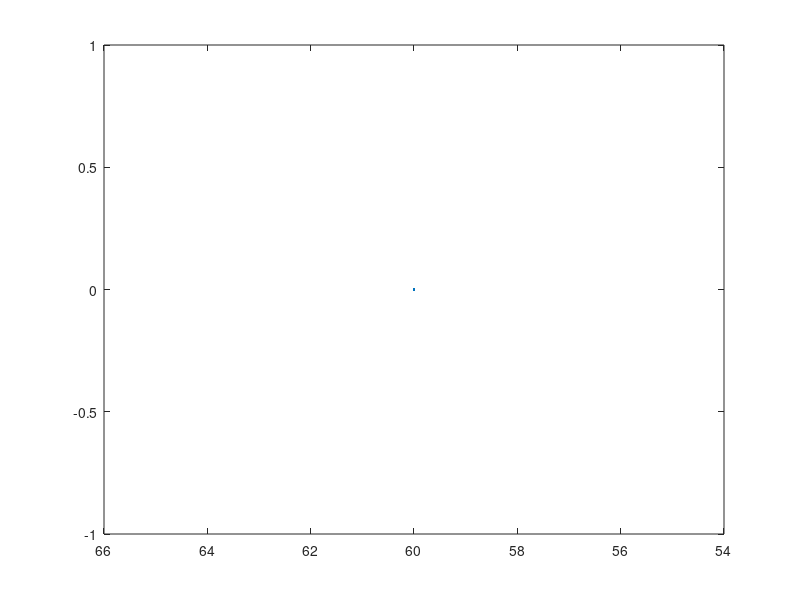

This figure's MATLAB source:
function info = displayData
time = 1:60;
value = zeros(1,60);
figure(1);


data = [time;value];

for index = 1:60
    data(2:index) = index+2;
    xlim([0 60]);
    plot(data(1,index),data(2,index));
    set(gca,'XDir','reverse');
    pause(0.5)
end



end